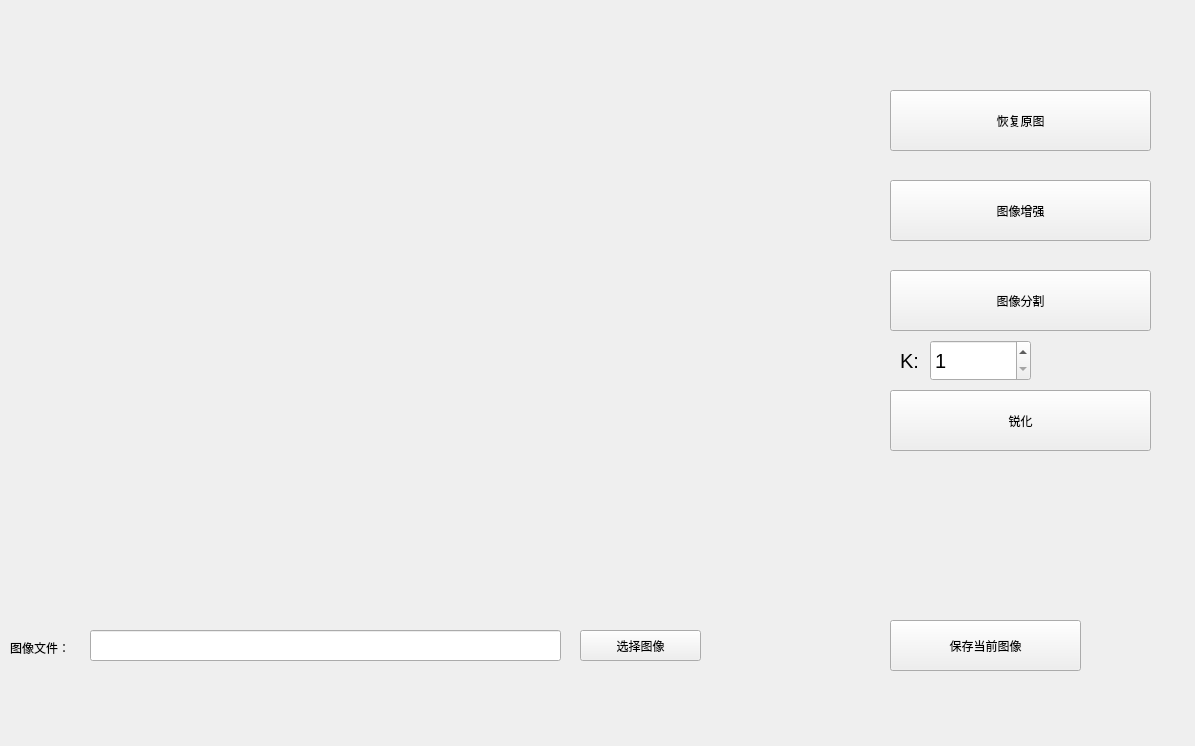
<?xml version="1.0" encoding="UTF-8"?>
<ui version="4.0">
 <class>Widget</class>
 <widget class="QWidget" name="Widget">
  <property name="geometry">
   <rect>
    <x>0</x>
    <y>0</y>
    <width>1195</width>
    <height>746</height>
   </rect>
  </property>
  <property name="windowTitle">
   <string>Widget</string>
  </property>
  <widget class="QStackedWidget" name="stackedWidget">
   <property name="geometry">
    <rect>
     <x>870</x>
     <y>70</y>
     <width>461</width>
     <height>671</height>
    </rect>
   </property>
   <widget class="QWidget" name="page_1">
    <widget class="QPushButton" name="origin_image">
     <property name="geometry">
      <rect>
       <x>20</x>
       <y>20</y>
       <width>261</width>
       <height>61</height>
      </rect>
     </property>
     <property name="text">
      <string>恢复原图</string>
     </property>
    </widget>
    <widget class="QPushButton" name="image_enhancement">
     <property name="geometry">
      <rect>
       <x>20</x>
       <y>110</y>
       <width>261</width>
       <height>61</height>
      </rect>
     </property>
     <property name="text">
      <string>图像增强</string>
     </property>
    </widget>
    <widget class="QPushButton" name="save_image">
     <property name="geometry">
      <rect>
       <x>20</x>
       <y>550</y>
       <width>191</width>
       <height>51</height>
      </rect>
     </property>
     <property name="text">
      <string>保存当前图像</string>
     </property>
    </widget>
    <widget class="QPushButton" name="pushButton">
     <property name="geometry">
      <rect>
       <x>20</x>
       <y>200</y>
       <width>261</width>
       <height>61</height>
      </rect>
     </property>
     <property name="text">
      <string>图像分割</string>
     </property>
    </widget>
    <widget class="QPushButton" name="sharpen">
     <property name="geometry">
      <rect>
       <x>20</x>
       <y>320</y>
       <width>261</width>
       <height>61</height>
      </rect>
     </property>
     <property name="text">
      <string>锐化</string>
     </property>
    </widget>
    <widget class="QSpinBox" name="spinBox">
     <property name="geometry">
      <rect>
       <x>60</x>
       <y>270</y>
       <width>101</width>
       <height>41</height>
      </rect>
     </property>
     <property name="font">
      <font>
       <pointsize>15</pointsize>
      </font>
     </property>
     <property name="minimum">
      <number>1</number>
     </property>
    </widget>
    <widget class="QLabel" name="label_2">
     <property name="geometry">
      <rect>
       <x>30</x>
       <y>280</y>
       <width>91</width>
       <height>21</height>
      </rect>
     </property>
     <property name="font">
      <font>
       <pointsize>15</pointsize>
      </font>
     </property>
     <property name="text">
      <string>K:</string>
     </property>
    </widget>
   </widget>
   <widget class="QWidget" name="page_2"/>
   <widget class="QWidget" name="page_3"/>
  </widget>
  <widget class="QLabel" name="Image_show">
   <property name="geometry">
    <rect>
     <x>20</x>
     <y>70</y>
     <width>791</width>
     <height>501</height>
    </rect>
   </property>
   <property name="text">
    <string/>
   </property>
  </widget>
  <widget class="QLineEdit" name="image_path">
   <property name="geometry">
    <rect>
     <x>90</x>
     <y>630</y>
     <width>471</width>
     <height>31</height>
    </rect>
   </property>
  </widget>
  <widget class="QLabel" name="label">
   <property name="geometry">
    <rect>
     <x>10</x>
     <y>640</y>
     <width>81</width>
     <height>16</height>
    </rect>
   </property>
   <property name="text">
    <string>图像文件：</string>
   </property>
  </widget>
  <widget class="QPushButton" name="Image_Choose_Button">
   <property name="geometry">
    <rect>
     <x>580</x>
     <y>630</y>
     <width>121</width>
     <height>31</height>
    </rect>
   </property>
   <property name="text">
    <string>选择图像</string>
   </property>
  </widget>
 </widget>
 <resources/>
 <connections/>
</ui>
